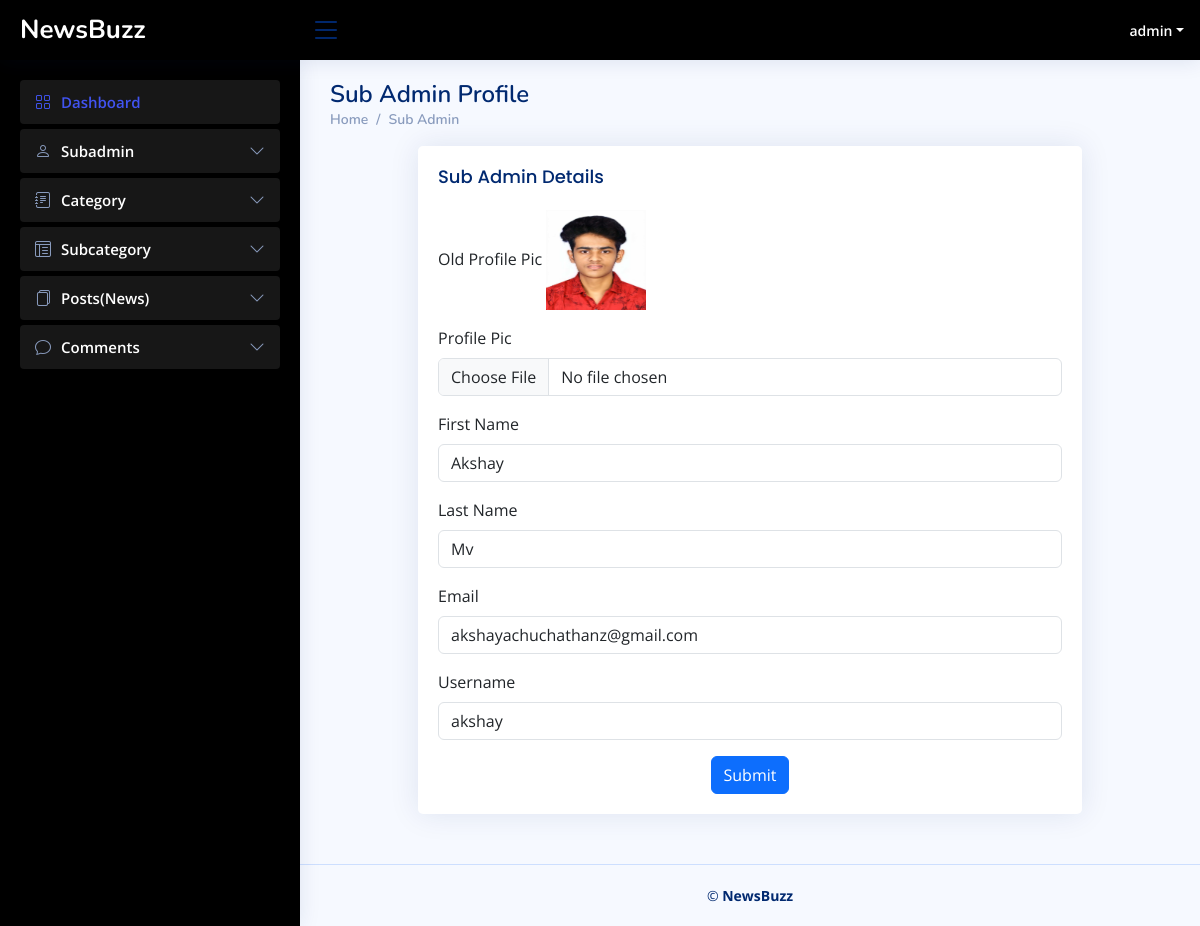
The page /editsubadmin/6/ (signed in) on the database its author committed.
### newsapp/models.py (models this page shows)
class Customeuser(AbstractUser):
    USER={
        (1,'admin'),
        (2,'subadmin')
    }
    user_type=models.CharField(choices=USER,default=1,max_length=100)
    profile_pic = models.ImageField(upload_to='media/profileimage')

### newsportalprj/adminviews.py (the view)
# urls.py: path('editsubadmin/<int:id>/',adminviews.editsubadmin,name='editsubadmin'),
@login_required(login_url = 'index')
def editsubadmin(request,id):
    subadmin=Customeuser.objects.get(id=id)
    context={
        'subadmin':subadmin
    }
    return render(request,'admin/editsubadmin.html',context)

### templates/admin/editsubadmin.html (shortened to what this page needs)
{% extends 'base.html' %}
{% block content %}
<div class="pagetitle">
      <h1>Sub Admin Profile</h1>
      <nav>
        <ol class="breadcrumb">
          <li class="breadcrumb-item"><a href="{% url 'dashboard' %}">Home</a></li>
          <li class="breadcrumb-item">Sub Admin</li>
        </ol>
      </nav>
    </div>
    <section class="section">
      <div class="row">
        <div class="col-lg-12" style="padding-left: 100px;padding-right: 100px;">
          <div class="card">
            <div class="card-body">
              <h5 class="card-title">Sub Admin Details</h5>
              <form class="row g-3" method="POST" action="{% url 'updatesubadmin' %}" enctype="multipart/form-data">
                <div class="col-12">
                    <label for="inputNanme4" class="form-label">Old Profile Pic</label>
                    <img src="{{subadmin.profile_pic.url}}" width="100" height="100">
                  </div>
                <div class="col-12">
                  <label for="inputNanme4" class="form-label">Profile Pic</label>
                  <input type="file" class="form-control" name="profile_pic">
                </div>
                <div class="col-12">
                  <label for="inputEmail4" class="form-label">First Name</label>
                  <input type="text" class="form-control" name="firstname" value="{{subadmin.first_name}}">
                </div>
                <div class="col-12">
                  <label for="inputPassword4" class="form-label">Last Name</label>
                  <input type="text" class="form-control" name="lastname" value="{{subadmin.last_name}}">
                </div>
                <div class="col-12">
                  <label for="inputAddress" class="form-label">Email</label>
                  <input type="email" class="form-control" readonly="True" name="email" value="{{subadmin.email}}">
                </div>
                <div class="col-12">
                    <label for="inputAddress" class="form-label">Username</label>
                    <input type="text" class="form-control" readonly="True" name="username" value="{{subadmin.username}}">
                  </div>
                <div class="text-center">
                  <button type="submit" class="btn btn-primary">Submit</button>
                </div>
              </form>
            </div>
          </div>
        </div>
      </div>
    </section>
    {% endblock %}

### static/assets/css/style.css (style rules this page uses)
:root { scroll-behavior: smooth; }
body { font-family: "Open Sans", sans-serif; background: #f6f9ff; color: #444444; }
a { color: #4154f1; text-decoration: none; }
h1, h2, h3, h4, h5, h6 { font-family: "Nunito", sans-serif; }
.pagetitle { margin-bottom: 10px; }
.pagetitle h1 { font-size: 24px; margin-bottom: 0; font-weight: 600; color: #012970; }
.card { margin-bottom: 30px; border: none; border-radius: 5px; box-shadow: 0px 0 30px rgba(1, 41, 112, 0.1); }
.card-title { padding: 20px 0 15px 0; font-size: 18px; font-weight: 500; color: #012970; font-family: "Poppins", sans-serif; }
.card-body { padding: 0 20px 20px 20px; }
.breadcrumb { font-size: 14px; font-family: "Nunito", sans-serif; color: #899bbd; font-weight: 600; }
.breadcrumb a { color: #899bbd; transition: 0.3s; }
.breadcrumb .breadcrumb-item::before { color: #899bbd; }

### rows shown on the page
Customeuser: profile_pic (picture), firstname "Akshay", lastname "Mv", email "akshayachuchathanz@gmail.com", username "akshay"
